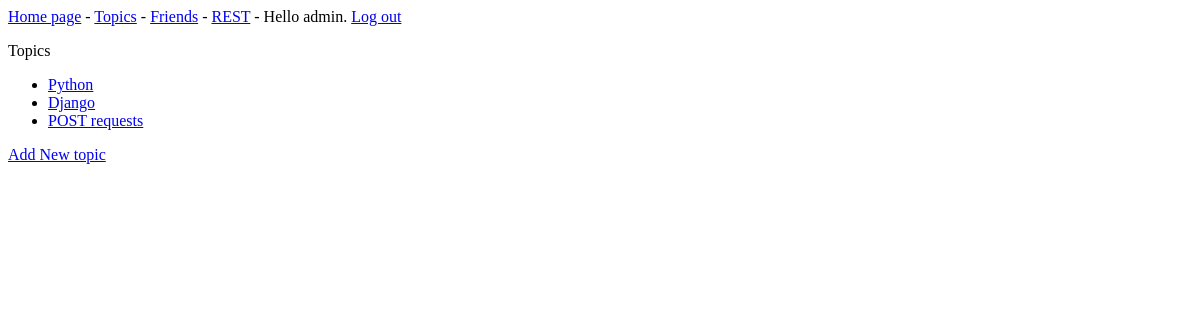
Page /topics/ (signed in) on the earlier database version.
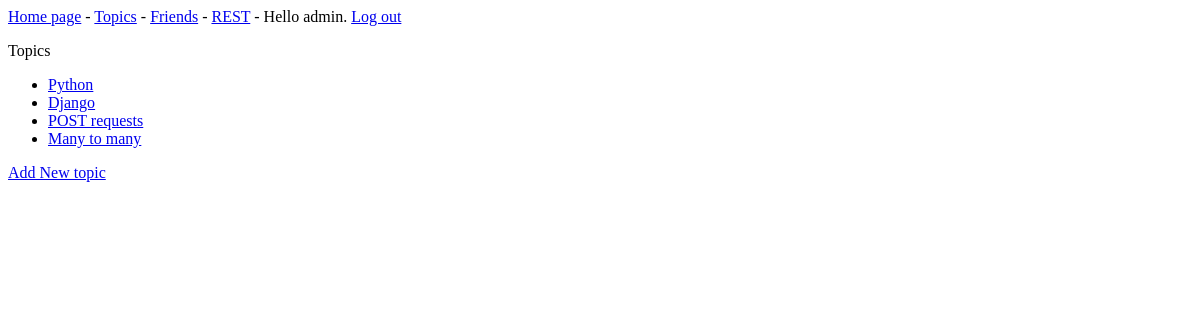
Same page on the later database version.
### learning_logs/models.py (models this page shows)
class Topic(models.Model):
    text = models.CharField(max_length=200)
    date_added = models.DateTimeField(auto_now_add=True)
    owner = models.ForeignKey(User, on_delete=models.DO_NOTHING)
    def __str__(self):
        return self.text

### learning_logs/views.py (the view)
# urls.py: path('topics/', views.topics, name='topics'),
@login_required
def topics(request):
    topics = Topic.objects.filter(owner=request.user).order_by('date_added')
    context = {'topics': topics}
    return render(request, 'learning_logs/topics.html', context)

### learning_logs/templates/learning_logs/topics.html
{% extends "learning_logs/base.html" %}
{% block content %}
<p>Topics</p>
<ul>
    {% for topic in topics %}
        <li>
            <a href="{% url 'learning_logs:topic' topic.id %}">{{ topic }} </a>
        </li>
    {% empty %}
        <li>No topics yet</li>
    {% endfor %}
</ul>
<a href="{% url 'learning_logs:new_topic' %}"> Add New topic </a>
{% endblock content %}

### learning_logs/templates/learning_logs/base.html
<p>
   <a href="{% url 'learning_logs:index' %}">Home page</a> -
    <a href="{% url 'learning_logs:topics' %}">Topics</a> -
    <a href="{% url 'users:friends' %}">Friends</a> -
    <a href="{% url 'rest_app:rest_app' %}">REST</a> -
    {% if user.is_authenticated %}
    Hello {{ user.username }}.
    <a href="{% url 'users:logout' %}">Log out</a>
    {% else %}
    <a href="{% url 'users:login' %}">Log in</a> -
    <a href="{% url 'users:register' %}">Register</a>
    {% endif %}
    </p>
{% block content %} {% endblock content %}

Differences in the rows shown:
added Topic: text "Many to many"
